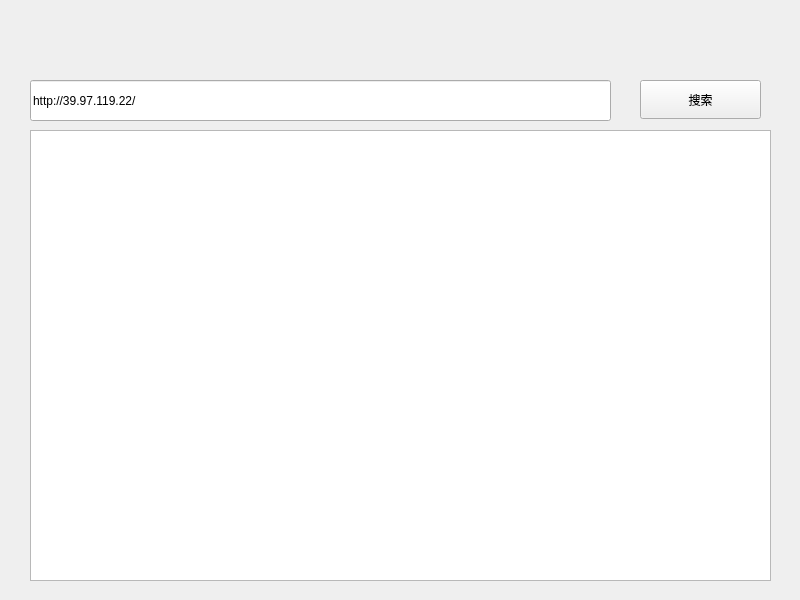
<?xml version="1.0" encoding="UTF-8"?>
<ui version="4.0">
 <class>Widget</class>
 <widget class="QWidget" name="Widget">
  <property name="geometry">
   <rect>
    <x>0</x>
    <y>0</y>
    <width>800</width>
    <height>600</height>
   </rect>
  </property>
  <property name="windowTitle">
   <string>Widget</string>
  </property>
  <widget class="QLineEdit" name="lineEdit">
   <property name="geometry">
    <rect>
     <x>30</x>
     <y>80</y>
     <width>581</width>
     <height>41</height>
    </rect>
   </property>
   <property name="text">
    <string>http://39.97.119.22/</string>
   </property>
  </widget>
  <widget class="QTextBrowser" name="textBrowser">
   <property name="geometry">
    <rect>
     <x>30</x>
     <y>130</y>
     <width>741</width>
     <height>451</height>
    </rect>
   </property>
  </widget>
  <widget class="QPushButton" name="pushButtonSearch">
   <property name="geometry">
    <rect>
     <x>640</x>
     <y>80</y>
     <width>121</width>
     <height>39</height>
    </rect>
   </property>
   <property name="text">
    <string>搜索</string>
   </property>
  </widget>
 </widget>
 <resources/>
 <connections/>
</ui>
